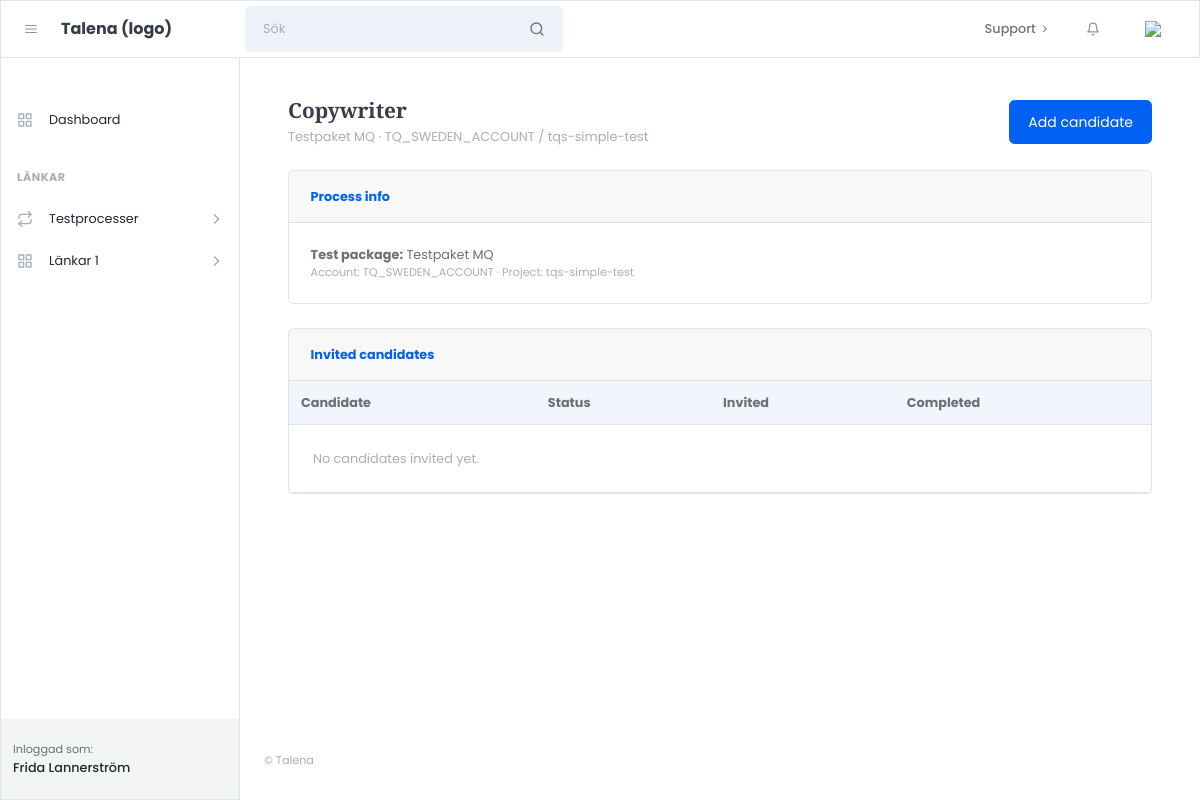
The page /processes/1/ (signed in) on the database as committed earlier.
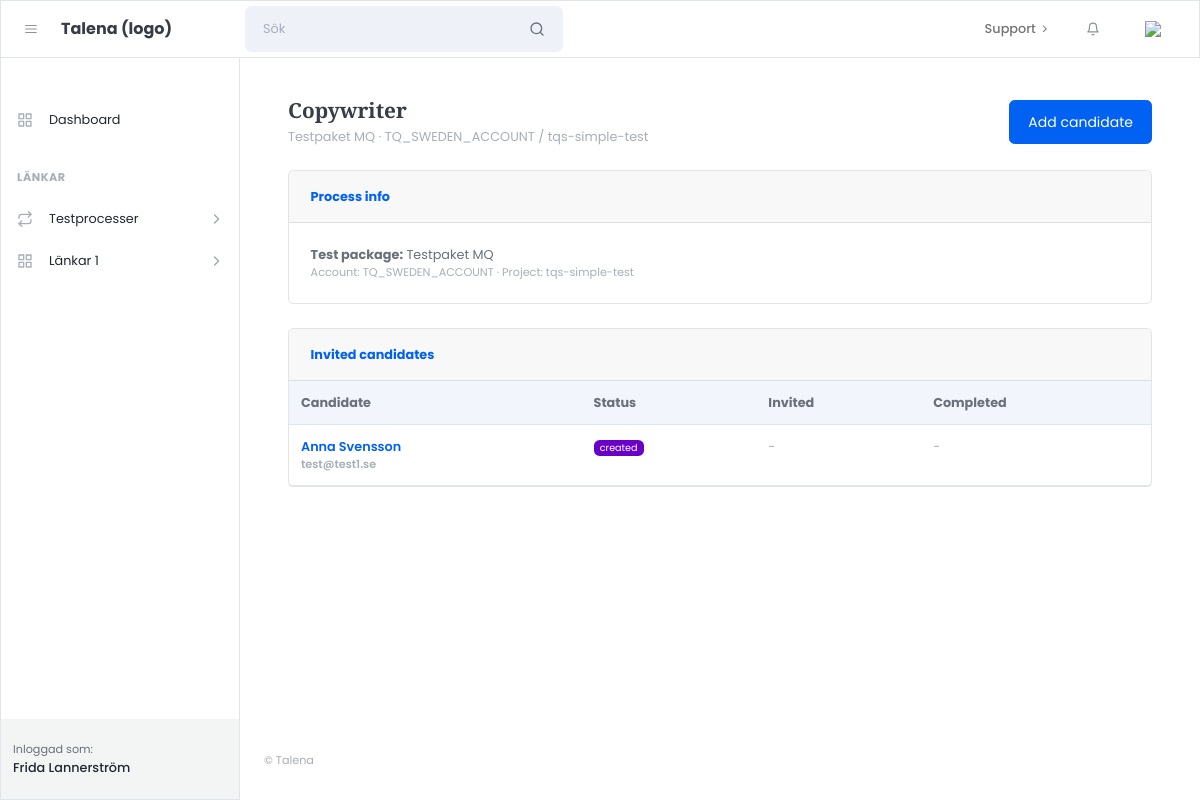
The same page on the database as committed later.
### apps/accounts/models.py (models this page shows)
class User(AbstractUser):
    class Role(models.TextChoices):
        ADMIN = "admin", "Admin"
        CUSTOMER = "customer", "Customer"
    role = models.CharField(
        max_length=20,
        choices=Role.choices,
        default=Role.CUSTOMER,
    )

### apps/processes/models.py (models this page shows, shortened)
class TestProcess(models.Model):
    name = models.CharField(max_length=255)
    provider = models.CharField(max_length=50, default="sova")
    account_code = models.CharField(max_length=255)
    project_code = models.CharField(max_length=255)
    project_name_snapshot = models.CharField(max_length=255, blank=True, default="")
    job_title = models.CharField(max_length=255, blank=True, default="")
    job_location = models.CharField(max_length=255, blank=True, default="")
    notes = models.TextField(blank=True, default="")
    created_by = models.ForeignKey(
        settings.AUTH_USER_MODEL,
        on_delete=models.CASCADE,
        related_name="test_processes",
    )
    created_at = models.DateTimeField(auto_now_add=True)
    class Meta:
        ordering = ["-created_at"]

class TestInvitation(models.Model):
    STATUS_CHOICES = [
        ("created", "Created"),
        ("sent", "Sent"),
        ("started", "Started"),
        ("completed", "Completed"),
        ("expired", "Expired"),
        ("failed", "Failed"),
    ]
    process = models.ForeignKey("processes.TestProcess", on_delete=models.CASCADE, related_name="invitations")
    candidate = models.ForeignKey("processes.Candidate", on_delete=models.CASCADE, related_name="invitations")
    status = models.CharField(max_length=30, choices=STATUS_CHOICES, default="created")
    invited_at = models.DateTimeField(blank=True, null=True)
    completed_at = models.DateTimeField(blank=True, null=True)
    sova_invitation_id = models.CharField(max_length=255, blank=True, null=True)
    sova_payload = models.JSONField(blank=True, null=True)
    created_at = models.DateTimeField(auto_now_add=True)
    class Meta:
        constraints = [
            models.UniqueConstraint(fields=["process", "candidate"], name="uniq_invitation_per_process")
        ]

class Candidate(models.Model):
    first_name = models.CharField(max_length=80)
    last_name = models.CharField(max_length=80, blank=True)
    email = models.EmailField()
    created_at = models.DateTimeField(auto_now_add=True)
    class Meta:
        constraints = [
            models.UniqueConstraint(fields=["email"], name="uniq_candidate_email")
        ]

### apps/processes/views.py (the view)
# urls.py: path("processes/<int:pk>/", views.process_detail, name="process_detail"),
@login_required
def process_detail(request, pk):
    process = get_object_or_404(TestProcess, pk=pk, created_by=request.user)
    invitations = (
        process.invitations
        .select_related("candidate")
        .order_by("-created_at")
    )
    return render(request, "customer/processes/process_detail.html", {
        "process": process,
        "invitations": invitations,
    })

### templates/customer/processes/process_detail.html (shortened to what this page needs)
{% extends "customer/core/layouts/customer_base.html" %}
{% block content %}
<div class="container-fluid px-4">
  <div class="d-flex align-items-center justify-content-between mb-4">
    <div>
      <h1 class="h3 mb-1">{{ process.name }}</h1>
      <div class="text-muted">
        {{ process.project_name_snapshot }} · {{ process.account_code }} / {{ process.project_code }}
      </div>
    </div>
    <a class="btn btn-primary" href="{% url 'processes:process_add_candidate' process.id %}">
      Add candidate
    </a>
  </div>
  <div class="card mb-4">
    <div class="card-header"><strong>Process info</strong></div>
    <div class="card-body">
      <div><strong>Test package:</strong> {{ process.project_name_snapshot }}</div>
      <div class="text-muted small">Account: {{ process.account_code }} · Project: {{ process.project_code }}</div>
    </div>
  </div>
  <div class="card">
    <div class="card-header"><strong>Invited candidates</strong></div>
    <div class="card-body p-0">
      <div class="table-responsive">
        <table class="table mb-0">
          <thead class="bg-light">
            <tr>
              <th>Candidate</th>
              <th>Status</th>
              <th>Invited</th>
              <th>Completed</th>
            </tr>
          </thead>
          <tbody>
            {% for inv in invitations %}
              <tr>
                <td class="fw-semibold">
                  <a href="{% url 'processes:process_candidate_detail' process.id inv.id %}" class="text-decoration-none fw-semibold">{{ inv.candidate.first_name }} {{ inv.candidate.last_name }}</a>
                  <div class="small text-muted">{{ inv.candidate.email }}</div>
                </td>
                <td>
                  <span class="badge bg-secondary">{{ inv.status }}</span>
                </td>
                <td class="text-muted">{{ inv.invited_at|default:"-" }}</td>
                <td class="text-muted">{{ inv.completed_at|default:"-" }}</td>
              </tr>
            {% empty %}
              <tr>
                <td colspan="4" class="p-4 text-muted">No candidates invited yet.</td>
              </tr>
            {% endfor %}
          </tbody>
        </table>
      </div>
    </div>
  </div>
</div>
{% endblock %}

### templates/customer/core/layouts/customer_base.html (shortened to what this page needs)
{% load static %}
<!DOCTYPE html>
<html lang="en">
<head>
  <link href="https://cdn.jsdelivr.net/npm/litepicker/dist/css/litepicker.css" rel="stylesheet" />
  <link href="{% static 'css/style.css' %}" rel="stylesheet" />
</head>
<body class="nav-fixed">
  {% include "../partials/customer_header.html" %}
  <div id="layoutSidenav">
    {% include "../partials/customer_sidebar.html" %}
    <div id="layoutSidenav_content">
      <main>
        <div class="container-xl px-4 mt-5">
        {% block content %}{% endblock %}
        </div>
      </main>
      {% include "../partials/customer_footer.html" %}
    </div>
  </div>
</body>
</html>

### templates/customer/core/partials/customer_header.html (shortened to what this page needs)
<nav class="topnav navbar navbar-expand justify-content-between justify-content-sm-start navbar-light bg-white border" id="sidenavAccordion">
            <button class="btn btn-icon btn-transparent-dark order-1 order-lg-0 me-2 ms-lg-2 me-lg-0" id="sidebarToggle"><i data-feather="menu"></i></button>
            <a class="navbar-brand pe-3 ps-4 ps-lg-2">Talena (logo)</a>
            <form class="form-inline me-auto d-none d-lg-block me-3">
                <div class="input-group input-group-joined input-group-solid">
                    <input class="form-control pe-0" type="search" placeholder="Sök" aria-label="Sök" />
                    <div class="input-group-text"><i data-feather="search"></i></div>
                </div>
            </form>
            <ul class="navbar-nav align-items-center ms-auto">
                <li class="nav-item dropdown no-caret d-none d-md-block me-3">
                    <a class="nav-link dropdown-toggle" id="navbarDropdownDocs" href="javascript:void(0);" role="button" data-bs-toggle="dropdown" aria-haspopup="true" aria-expanded="false">
                        <div class="fw-500">Support</div>
                        <i class="fas fa-chevron-right dropdown-arrow"></i>
                    </a>
                </li>
                <li class="nav-item dropdown no-caret d-none d-sm-block me-3 dropdown-notifications">
                    <a class="btn btn-icon btn-transparent-dark dropdown-toggle" id="navbarDropdownAlerts" href="javascript:void(0);" role="button" data-bs-toggle="dropdown" aria-haspopup="true" aria-expanded="false"><i data-feather="bell"></i></a>
                </li>
                <li class="nav-item dropdown no-caret dropdown-user me-3 me-lg-4">
                    <a class="btn btn-icon btn-transparent-dark dropdown-toggle" id="navbarDropdownUserImage" href="javascript:void(0);" role="button" data-bs-toggle="dropdown" aria-haspopup="true" aria-expanded="false"><img class="img-fluid" src="assets/img/illustrations/profiles/profile-1.png" /></a>
                </li>
            </ul>
        </nav>

### templates/customer/core/partials/customer_sidebar.html (shortened to what this page needs)
<div id="layoutSidenav_nav">
                <nav class="sidenav sidenav-light border">
                    <div class="sidenav-menu">
                        <div class="nav accordion" id="accordionSidenav">
                            <div class="sidenav-menu-heading"></div>
                            <a class="nav-link" href="{% url 'customer_dashboard' %}">
                                <div class="nav-link-icon"><i data-feather="grid"></i></div>
                                Dashboard
                            </a>
                            <div class="sidenav-menu-heading">Länkar</div>
                            <a class="nav-link collapsed" href="javascript:void(0);" data-bs-toggle="collapse" data-bs-target="#collapseFlows" aria-expanded="false" aria-controls="collapseFlows">
                                <div class="nav-link-icon"><i data-feather="repeat"></i></div>
                                Testprocesser
                                <div class="sidenav-collapse-arrow"><i class="fas fa-angle-down"></i></div>
                            </a>
                            <a class="nav-link collapsed" href="javascript:void(0);" data-bs-toggle="collapse" data-bs-target="#collapsePages" aria-expanded="false" aria-controls="collapsePages">
                                <div class="nav-link-icon"><i data-feather="grid"></i></div>
                                Länkar 1
                                <div class="sidenav-collapse-arrow"><i class="fas fa-angle-down"></i></div>
                            </a>
                    </div>
                    </div>
                    <div class="sidenav-footer">
                        <div class="sidenav-footer-content">
                            <div class="sidenav-footer-subtitle">Inloggad som:</div>
                            <div class="sidenav-footer-title">{{ request.user.get_full_name }}</div>
                        </div>
                    </div>
                </nav>
            </div>

### templates/customer/core/partials/customer_footer.html
<footer class="footer-admin mt-auto footer-light">
  <div class="container-xl px-4">
    <div class="small text-muted py-3">© Talena</div>
  </div>
</footer>

Rows that differ between the two databases and show on the page:
added TestInvitation: candidate.first_name "Anna", candidate.last_name "Svensson", candidate.email "test@test1.se", status "created", invited_at "-", completed_at "-"
Other text that changed with them:
text no longer shown: "No candidates invited yet."
